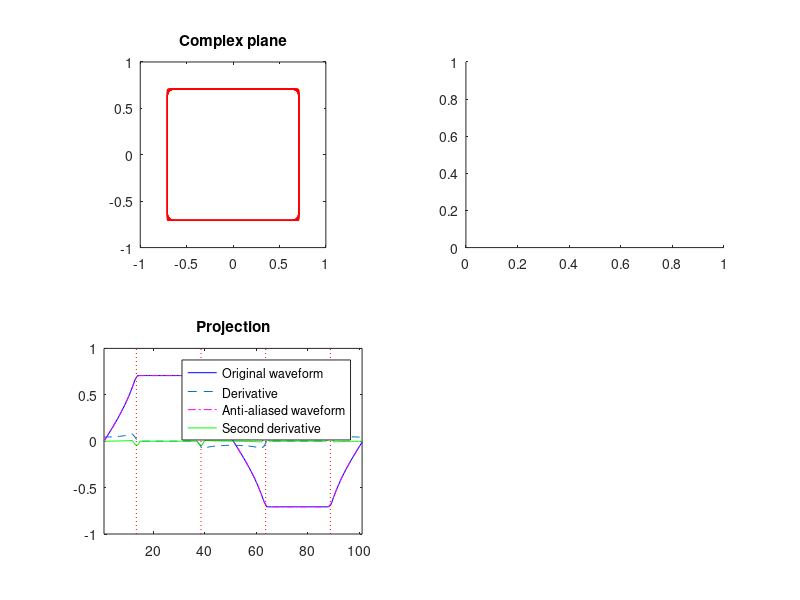

The MATLAB source for this figure: (Note: this script raises an error after producing the figure.)
%% synthesis

% core parameters
a = 4; % schlalfi numerator
b = 1; % schalfi denominator (a > 2b)
n = a/b; % order (schlalfi symbol)
f0 = 440; % f0
T = 0.0; % teeth
phaseOffset = pi/4; % initial phase
R = 1; % scale

fs = 44100;
dPhase = 2*pi*f0*(1/fs); % phase increment
sizeP = ceil(fs/f0*b); % period in samples

f0_lowest = 20; % lowest possible fundamental frequency
waveSize = fs/f0_lowest; % size of the generated waveform in samples

theta = phaseOffset; % init phase with offset, for radial amplitude calculation
p = zeros(1, waveSize); % radial amplitude of geometry
for i=1:waveSize % geometry
    %p(i) = cos(pi/n) / cos(mod(theta, 2*pi/n) -pi/n + T) * R;
    p(i) = cos(pi/n) / cos(2*pi/n * mod(theta*n/(2*pi), 1) -pi/n + T) * R;
    theta = theta+dPhase;
end

theta = 0; % init phase for sampling
poly = zeros(1, waveSize); % sampled geometry
for i=1:waveSize
    poly(i) = p(i) * (cos(theta) + 1j*sin(theta));
    theta = theta+dPhase;
end

waveform = imag(poly); % projection to y axis

%% anti aliasing

dx = diff(waveform,1); % first derivative of the waveform
%dx = dx / max(abs(dx)); % normalisation

discSlope = diff(waveform,2); % second derivative
discSlope = [0, discSlope]; % offset
%discSlope = discSlope / abs(max(discSlope));

waveformAA = waveform; % anti-aliased waveform
disc = zeros(1, a); % location of discontinuities expressed in samples
discPhase = zeros(1, a); % location of discontinuities expressed in radians

u = zeros(1, a); % change in amplitude at discontinuities

for k=1:a % iterate through the discontinuities in the first period
    
    disc(k) = fs/(n*f0)*k - fs/f0/(2*pi/phaseOffset)+1;
    discPhase(k) = 2*pi/n*k;
   
    % boundary samples
    n3 = ceil(disc(k));
    n1 = n3-2;
    n2 = n1+1;
    n4 = n3+1;
    
    d = n3 - disc(k); % fractional delay between the discontinuity and the next sample 
    
    %u(k) = abs(-2*tan(pi/n) * cos(dPhase*disc(k))+phaseOffset); % slope of the derivative at the discontinuity
    %u(k) = abs(-2*tan(pi/n)*cos(discPhase(k)));
    %u(k) = abs(discSlope(n2));
    u(k) = abs(discSlope(n2)+ (disc(k)-n2) * ((discSlope(n3)-discSlope(n2)) / (n3-n2)) ) *2;
    
    % 4-point polyBLAMP residual coefficients
    p0 = d^5/120;
    p1 = (-3*d^5 +5*d^4 +10*d^3 +10*d^2 +5*d +1)/120;
    p2 = (3*d^5 -10*d^4 +40*d^2 -60*d +28)/120;
    p3 = (-d^5 +5*d^4 -10*d^3 +10*d^2 -5*d +1)/120;
    
    % waveform correction on the four samples around the discontinuity
    waveformAA(n1) = waveform(n1) -p0*u(k) *sign(waveform(n1));
    waveformAA(n2) = waveform(n2) -p1*u(k) *sign(waveform(n2));
    waveformAA(n3) = waveform(n3) -p2*u(k) *sign(waveform(n3)); 
    waveformAA(n4) = waveform(n4) -p3*u(k) *sign(waveform(n4));
end

%% plot

subplot(2,2,1);
plot(real(poly), imag(poly), 'r');
axis([-1 1 -1 1]);
axis equal;
title('Complex plane');

subplot(2,2,3);
graph1 = plot(waveform, 'b');
axis([1 sizeP -1 1]); % display the first period only
hold on;
graph2 = plot(dx, '--');
hold on;
graph3 = plot(waveformAA, '-.m');
hold on;
graph4 = plot(discSlope, 'g');
for i=1:a
    line([disc(i),disc(i)], [-1,1],'Color','red','LineStyle',':');
end
legend([graph1, graph2, graph3, graph4],{'Original waveform', 'Derivative', 'Anti-aliased waveform', 'Second derivative'});
title('Projection');

% magnitude spectrum comparison
subplot(2,2,2);
plot(db(abs(fft(waveform, fs))), 'k');
axis([0 fs/2 -40 60]);
title('Original waveform');

subplot(2,2,4);
plot(db(abs(fft(waveformAA, fs))), 'k');
axis([0 fs/2 -40 60]);
title('Anti-aliased waveform');

%% SNR

magSpec = abs(fft(waveform));
%magSpec = magSpec - max(magSpec); % offset
dFreq = length(magSpec)/fs; % frequency resolution

eSig = 0; % energy of the marmonics
fH = [f0, zeros(1, 20)]; % frequency of the first k harmonics and the fundamental (Hz)
for k=2:length(fH) % sum of the energy of the first k harmonics
    fH(k) = f0*(2*floor(k/2)+1+(n-2)*(1+floor((k-1)/2))); 
    
    eSig = eSig + ( magSpec(f0*dFreq+1) + magSpec(fH(k)*dFreq+1) )^2;
end 

magEn = 0; % summed energy over the whole spectrum
for i=1:length(magSpec)
    magEn = magEn + magSpec(i)^2;
end

eNoise = magEn - eSig; % energy of the noise

snr = eSig / eNoise;
disp('SNR: ');disp(snr);

%% output

duration = 1;

y = zeros(1, duration*fs);
readIndex = 1;

for i=1:length(y)
    y(i) = waveformAA(readIndex);
    
    readIndex = mod(readIndex+1, sizeP);
    if(readIndex == 0)
        readIndex = 1;
    end
end

%soundsc(y, fs);
